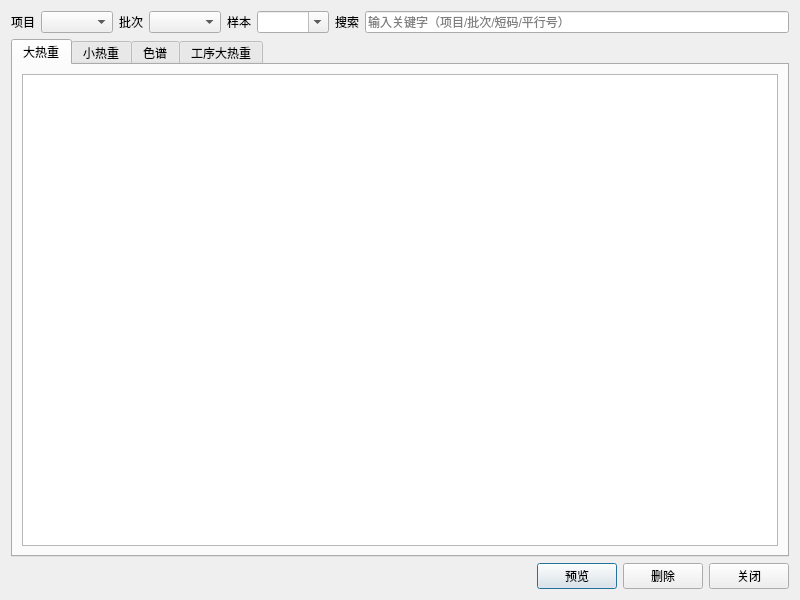
<?xml version="1.0" encoding="UTF-8"?>
<ui version="4.0">
 <class>SampleListDialog</class>
 <widget class="QDialog" name="SampleListDialog">
  <property name="geometry">
   <rect>
    <x>0</x>
    <y>0</y>
    <width>800</width>
    <height>600</height>
   </rect>
  </property>
  <property name="windowTitle">
   <string>样本列表</string>
  </property>
 <layout class="QVBoxLayout" name="verticalLayout">
   <item>
    <layout class="QGridLayout" name="filterLayout">
     <item row="0" column="0">
      <widget class="QLabel" name="projectLabel">
       <property name="text">
        <string>项目</string>
       </property>
      </widget>
     </item>
     <item row="0" column="1">
      <widget class="QComboBox" name="projectCombo"/>
     </item>
     <item row="0" column="2">
      <widget class="QLabel" name="batchLabel">
       <property name="text">
        <string>批次</string>
       </property>
      </widget>
     </item>
     <item row="0" column="3">
      <widget class="QComboBox" name="batchCombo"/>
     </item>
     <item row="0" column="4">
      <widget class="QLabel" name="sampleLabel">
       <property name="text">
        <string>样本</string>
       </property>
      </widget>
     </item>
     <item row="0" column="5">
      <widget class="QComboBox" name="sampleCombo">
       <property name="editable">
        <bool>true</bool>
       </property>
      </widget>
     </item>
     <item row="0" column="6">
      <widget class="QLabel" name="searchLabel">
       <property name="text">
        <string>搜索</string>
       </property>
      </widget>
     </item>
     <item row="0" column="7">
      <widget class="QLineEdit" name="searchEdit">
       <property name="placeholderText">
        <string>输入关键字（项目/批次/短码/平行号）</string>
       </property>
      </widget>
     </item>
    </layout>
   </item>
   <item>
    <widget class="QTabWidget" name="tabWidget">
     <property name="currentIndex">
      <number>0</number>
     </property>
     <widget class="QWidget" name="bigTab">
      <attribute name="title">
       <string>大热重</string>
      </attribute>
      <layout class="QVBoxLayout" name="bigLayout">
       <item>
        <widget class="QTableView" name="bigTableView"/>
       </item>
      </layout>
     </widget>
     <widget class="QWidget" name="smallTab">
      <attribute name="title">
       <string>小热重</string>
      </attribute>
      <layout class="QVBoxLayout" name="smallLayout">
       <item>
        <widget class="QTableView" name="smallTableView"/>
       </item>
      </layout>
     </widget>
     <widget class="QWidget" name="chromTab">
      <attribute name="title">
       <string>色谱</string>
      </attribute>
      <layout class="QVBoxLayout" name="chromLayout">
       <item>
        <widget class="QTableView" name="chromTableView"/>
       </item>
      </layout>
     </widget>
     <widget class="QWidget" name="processBigTab">
      <attribute name="title">
       <string>工序大热重</string>
      </attribute>
      <layout class="QVBoxLayout" name="processBigLayout">
       <item>
        <widget class="QTableView" name="processBigTableView"/>
       </item>
      </layout>
     </widget>
    </widget>
   </item>
   <item>
    <layout class="QHBoxLayout" name="buttonLayout">
     <item>
      <spacer name="horizontalSpacer">
       <property name="orientation">
        <enum>Qt::Horizontal</enum>
       </property>
       <property name="sizeHint" stdset="0">
        <size>
         <width>40</width>
         <height>20</height>
        </size>
       </property>
      </spacer>
     </item>
     <item>
      <widget class="QPushButton" name="previewButton">
       <property name="text">
        <string>预览</string>
       </property>
      </widget>
     </item>
     <item>
      <widget class="QPushButton" name="deleteButton">
       <property name="text">
        <string>删除</string>
       </property>
      </widget>
     </item>
     <item>
      <widget class="QPushButton" name="closeButton">
       <property name="text">
        <string>关闭</string>
       </property>
      </widget>
     </item>
    </layout>
   </item>
  </layout>
 </widget>
 <resources/>
 <connections>
  <connection>
   <sender>closeButton</sender>
   <signal>clicked()</signal>
   <receiver>SampleListDialog</receiver>
   <slot>accept()</slot>
   <hints>
    <hint type="sourcelabel">
     <x>750</x>
     <y>530</y>
    </hint>
    <hint type="destinationlabel">
     <x>400</x>
     <y>300</y>
    </hint>
   </hints>
  </connection>
 </connections>
</ui>
